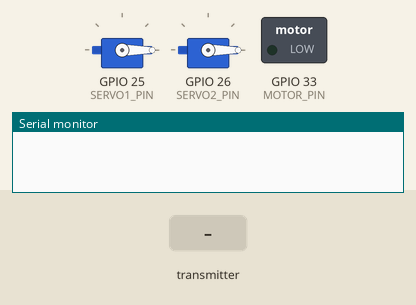
Recording of a sketch running on a simulated ESP32. On the bench: 2 × servo, switched loads named in the sketch (green lamp = pin HIGH), the last lines printed to the serial monitor. Inputs (shaded band) come from the test bench.

Above: at 1.2 s.
1.3 s: the transmitter starts sending servo1_angle = 45
At 1.6 s:
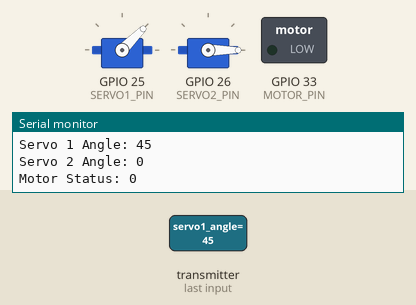
2.8 s: the transmitter starts sending servo2_angle = 45
At 4.0 s:
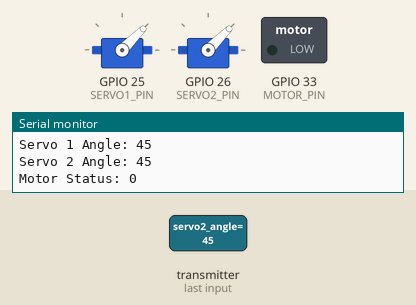
4.3 s: the transmitter starts sending motor_status = 1
At 5.1 s:
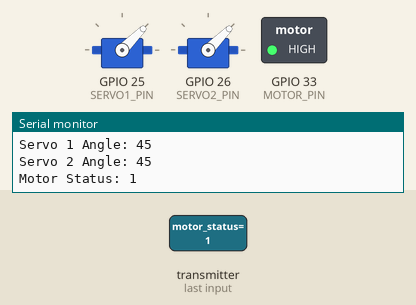
5.8 s: the transmitter starts sending servo1_angle = 0
At 6.2 s:
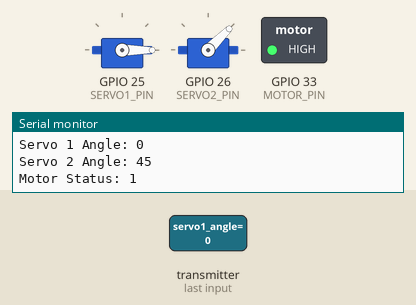
7.3 s: the transmitter starts sending servo2_angle = 90
At 8.5 s:
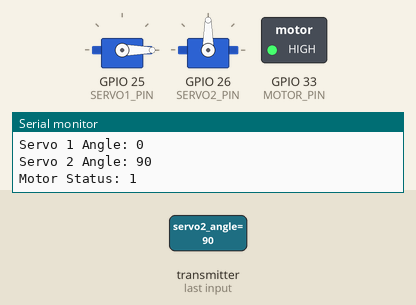
8.8 s: the transmitter starts sending motor_status = 0
At 9.7 s:
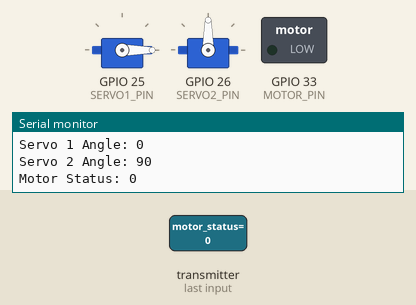
Timing chart, 0 to 11.3 s (numbered marks = the images above; inputs shaded):
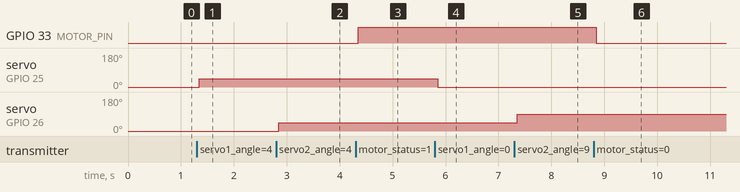

The sketch:

data_receiver.ino
```cpp
#include <esp_now.h>
#include <WiFi.h>
#include <ESP32Servo.h>

#define SERVO1_PIN 25
#define SERVO2_PIN 26
#define MOTOR_PIN 33

typedef struct message {
  int servo1_angle;
  int servo2_angle;
  bool motor_status;
} message;

Servo servo1;
Servo servo2;

message myData;

void OnDataRecv(const uint8_t *mac, const uint8_t *incomingData, int len) {
  memcpy(&myData, incomingData, sizeof(myData));
  Serial.print("Bytes Received: ");
  Serial.println(len);
  Serial.println();
  Serial.print("Servo 1 Angle: ");
  Serial.println(myData.servo1_angle);
  servo1.write(myData.servo1_angle);
  Serial.print("Servo 2 Angle: ");
  Serial.println(myData.servo2_angle);
  servo2.write(myData.servo2_angle);
  Serial.print("Motor Status: ");
  Serial.print(myData.motor_status);
  if (myData.motor_status == true) {
    digitalWrite(MOTOR_PIN, HIGH);
  } else {
    digitalWrite(MOTOR_PIN, LOW);
  }
  Serial.println();
}

void setup() {
  Serial.begin(115200);
  pinMode(MOTOR_PIN, OUTPUT);
  WiFi.mode(WIFI_STA);

  if (esp_now_init() != ESP_OK) {
    Serial.println("Error Initializing ESP-NOW");
    return;
  }

  servo1.attach(SERVO1_PIN);
  servo2.attach(SERVO2_PIN);

  esp_now_register_recv_cb(OnDataRecv);

  servo1.write(myData.servo1_angle);
  servo2.write(myData.servo2_angle);
}

void loop() {
}
```

Measured:
- after the input at 1.3 s, servo on GPIO 25 (SERVO1_PIN): 0° → 45° after 0.05 s
- after the input at 2.8 s, servo on GPIO 26 (SERVO2_PIN): 0° → 45° after 0.05 s
- after the input at 4.3 s, GPIO 33 (MOTOR_PIN): LOW → HIGH after 0.05 s
- after the input at 5.8 s, servo on GPIO 25 (SERVO1_PIN): 45° → 0° after 0.05 s
- after the input at 7.3 s, servo on GPIO 26 (SERVO2_PIN): 45° → 90° after 0.05 s
- after the input at 8.8 s, GPIO 33 (MOTOR_PIN): HIGH → LOW after 0.05 s
